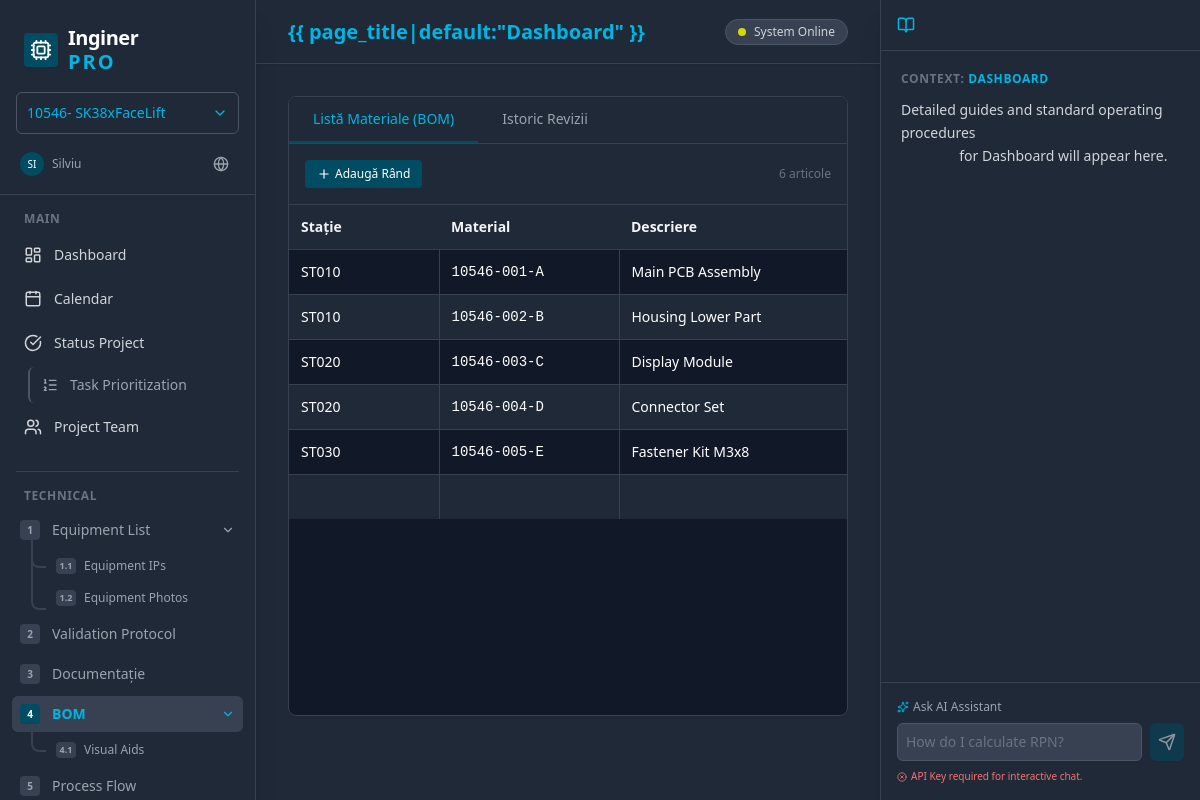
Page /bom/ on the committed database.
### core/models.py (models this page shows, shortened)
class BomItem(models.Model):
    station = models.CharField(max_length=100)
    part_number = models.CharField(max_length=100, verbose_name="Material/Part Number")
    description = models.TextField(blank=True)
    quantity = models.PositiveIntegerField(default=1)
    visual_aid_bg_color = models.CharField(max_length=7, default='#CCFFFF')
    image = models.ImageField(upload_to='bom_images/', blank=True, null=True)
    order = models.PositiveIntegerField(default=0)
    variants = models.ManyToManyField(Variant, through='BomItemVariant', related_name='bom_items')
    class Meta:
        ordering = ['order', 'station']

### core/views.py (the view)
# urls.py: path('bom/', views.bom, name='bom'),
def bom(request):
    active_tab = request.GET.get('tab', 'bom')
    variants = Variant.objects.all()
    bom_items = BomItem.objects.prefetch_related('item_variants__variant').all()
    history_items = DocHistoryItem.objects.all()
    bom_data = []
    for item in bom_items:
        item_variants = {iv.variant_id: iv.is_applicable for iv in item.item_variants.all()}
        bom_data.append({
            'item': item,
            'variant_status': {v.id: item_variants.get(v.id, False) for v in variants}
        })
    context = {
        'active_view': 'bom',
        'page_title': 'BOM',
        'active_tab': active_tab,
        'variants': variants,
        'bom_data': bom_data,
        'history_items': history_items,
        'get_contrast_color': get_contrast_color,
    }
    return render(request, 'bom.html', context)

### core/templatetags/validation_extras.py (called while the page is built)
@register.filter
def get_item(dictionary, key):
    if dictionary is None:
        return None
    return dictionary.get(key)

### templates/bom.html (shortened to what this page needs)
{% extends 'base.html' %}
{% load static %}
{% load validation_extras %}
{% block content %}
<div
    class="bg-white dark:bg-gray-900 rounded-lg border border-gray-200 dark:border-gray-700 shadow-sm flex flex-col h-[calc(100vh-180px)] overflow-hidden">
    <div class="flex border-b border-gray-200 dark:border-gray-700 bg-gray-50 dark:bg-gray-800">
        <a href="?tab=bom"
            class="px-6 py-3 text-sm font-medium transition-colors border-b-2 {% if active_tab == 'bom' %}border-preh-petrol text-preh-petrol dark:text-preh-light-blue{% else %}border-transparent text-gray-500 hover:text-gray-700 dark:text-gray-400{% endif %}">
            Listă Materiale (BOM)
        </a>
        <a href="?tab=history"
            class="px-6 py-3 text-sm font-medium transition-colors border-b-2 {% if active_tab == 'history' %}border-preh-petrol text-preh-petrol dark:text-preh-light-blue{% else %}border-transparent text-gray-500 hover:text-gray-700 dark:text-gray-400{% endif %}">
            Istoric Revizii
        </a>
    </div>
    {% if active_tab == 'bom' %}
    <div class="flex flex-col h-full">
        <div
            class="p-4 border-b border-gray-200 dark:border-gray-700 flex justify-between items-center bg-gray-50 dark:bg-gray-800">
            <div class="flex gap-2">
                <button hx-post="/bom/add/" hx-target="#bom-tbody" hx-swap="beforeend"
                    class="flex items-center gap-1 px-3 py-1.5 bg-preh-petrol text-white rounded hover:bg-preh-grey-blue text-xs font-medium transition-colors">
                    <i data-lucide="plus" class="w-3.5 h-3.5"></i>
                    Adaugă Rând
                </button>
            </div>
            <div class="text-xs text-gray-500">
                {{ bom_data|length }} articole
            </div>
        </div>
        <div class="flex-1 overflow-auto">
            <table class="w-full text-sm text-left border-collapse">
                <thead
                    class="bg-gray-100 dark:bg-gray-800 text-gray-700 dark:text-gray-100 font-semibold sticky top-0 shadow-sm z-20">
                    <tr>
                        <th
                            class="p-3 border-b dark:border-gray-700 min-w-[150px] sticky left-0 bg-gray-100 dark:bg-gray-800 z-10">
                            Stație</th>
                        <th class="p-3 border-b dark:border-gray-700 min-w-[180px]">Material</th>
                        <th class="p-3 border-b dark:border-gray-700 min-w-[280px]">Descriere</th>
                    </tr>
                </thead>
                <tbody id="bom-tbody" class="divide-y divide-gray-100 dark:divide-gray-700">
                    {% for data in bom_data %}
                    <tr id="bom-row-{{ data.item.id }}"
                        class="group hover:bg-blue-50 dark:hover:bg-gray-700 transition-colors {% if forloop.counter|divisibleby:2 %}bg-gray-50 dark:bg-gray-800{% else %}bg-white dark:bg-gray-900{% endif %}">
                        <td class="p-1 sticky left-0 bg-inherit z-10 border-r dark:border-gray-700">
                            <input value="{{ data.item.station }}" name="station"
                                hx-post="/bom/update/{{ data.item.id }}/" hx-trigger="blur changed" hx-swap="none"
                                class="w-full bg-transparent p-2 focus:outline-none dark:text-white font-medium" />
                        </td>
                        <td class="p-1 border-r dark:border-gray-700">
                            <input value="{{ data.item.part_number }}" name="part_number"
                                hx-post="/bom/update/{{ data.item.id }}/" hx-trigger="blur changed" hx-swap="none"
                                class="w-full bg-transparent p-2 focus:outline-none dark:text-white font-mono" />
                        </td>
                        <td class="p-1 border-r dark:border-gray-700">
                            <input value="{{ data.item.description }}" name="description"
                                hx-post="/bom/update/{{ data.item.id }}/" hx-trigger="blur changed" hx-swap="none"
                                class="w-full bg-transparent p-2 focus:outline-none dark:text-white" />
                        </td>
                    </tr>
                    {% empty %}
                    <tr>
                        <td colspan="100" class="p-8 text-center text-gray-400">
                            Nu există articole BOM. Apăsați "Adaugă Rând" pentru a începe.
                        </td>
                    </tr>
                    {% endfor %}
                </tbody>
            </table>
        </div>
    </div>
    {% endif %}
</div>
{% endblock %}

### templates/base.html (style rules this page uses)
* { scrollbar-width: thin; scrollbar-color: #4b5563 #1f2937; }

### rows in the picture
BomItem: station "ST010", part_number "10546-001-A", description "Main PCB Assembly"
BomItem: station "ST010", part_number "10546-002-B", description "Housing Lower Part"
BomItem: station "ST020", part_number "10546-003-C", description "Display Module"
BomItem: station "ST020", part_number "10546-004-D", description "Connector Set"
BomItem: station "ST030", part_number "10546-005-E", description "Fastener Kit M3x8"

### other values in the picture
{{ bom_data|length }} "6"
